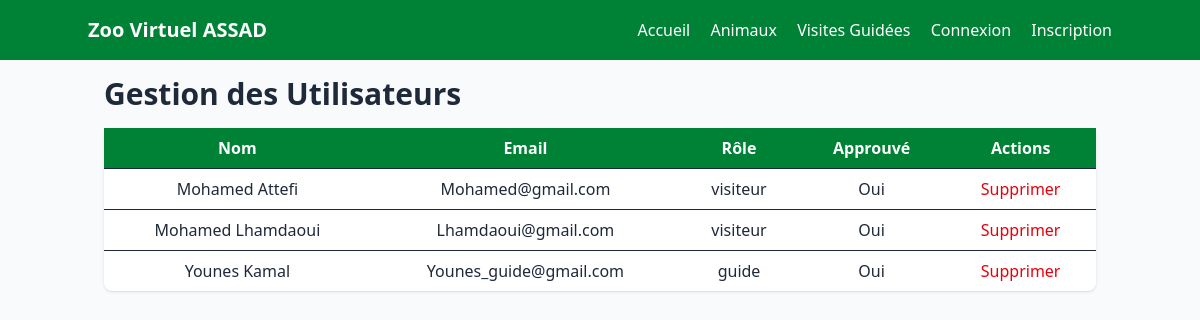
Screenshot of /admin/gestion_utilisateurs.php with the database file from the repository.
### tables this page shows
CREATE TABLE utilisateurs (
    id INT AUTO_INCREMENT PRIMARY KEY,
    nom VARCHAR(100) NOT NULL,
    email VARCHAR(150) UNIQUE NOT NULL,
    role ENUM('visiteur','guide') NOT NULL,
    motpasse_hash VARCHAR(255) NOT NULL,
    statut ENUM('actif','desactive','en_attente') DEFAULT 'en_attente'
);

### admin/gestion_utilisateurs.php (the view, shortened to what this page needs)
<?php
include '../includes/header.php';
include '../includes/db.php';
$result = $conn->query("SELECT * FROM utilisateurs ORDER BY role ASC, nom ASC");
?>
<h2 class="text-3xl font-bold mb-4">Gestion des Utilisateurs</h2>
<table class="w-full table-auto bg-white rounded-lg shadow">
    <thead class="bg-green-700 text-white">
        <tr>
            <th class="px-4 py-2">Nom</th>
            <th class="px-4 py-2">Email</th>
            <th class="px-4 py-2">Rôle</th>
            <th class="px-4 py-2">Approuvé</th>
            <th class="px-4 py-2">Actions</th>
        </tr>
    </thead>
    <tbody>
        <?php while($row = $result->fetch_assoc()): ?>
        <tr class="border-t text-center">
            <td class="px-4 py-2"><?php echo $row['nom']; ?></td>
            <td class="px-4 py-2"><?php echo $row['email']; ?></td>
            <td class="px-4 py-2"><?php echo $row['role']; ?></td>
            <td class="px-4 py-2"><?php echo $row['statut'] ? 'Oui' : 'Non'; ?></td>
            <td class="px-4 py-2">
                <a href="?delete=<?php echo $row['id']; ?>" class="text-red-600 hover:underline">Supprimer</a>
            </td>
        </tr>
        <?php endwhile; ?>
    </tbody>
</table>

### rows the page displays
utilisateurs: nom "Mohamed Attefi", email "Mohamed@gmail.com", role "visiteur", statut "Oui"
utilisateurs: nom "Mohamed Lhamdaoui", email "Lhamdaoui@gmail.com", role "visiteur", statut "Oui"
utilisateurs: nom "Younes Kamal", email "Younes_guide@gmail.com", role "guide", statut "Oui"
